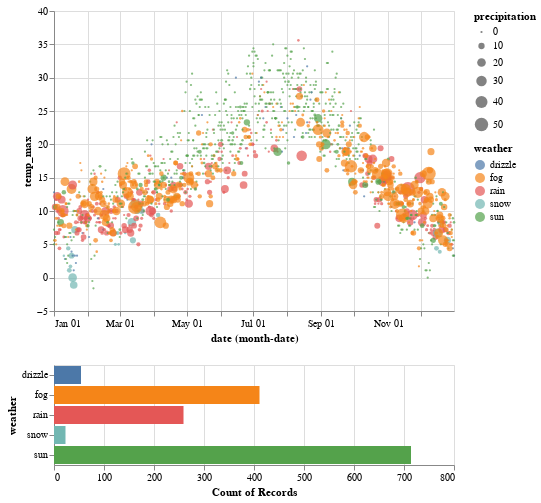

The notebook cell this image was saved under:
### Markdown cell above
But, how should we modify the plot to answer the second question (Where are the sunny days?)? We can add more interactivity to the histogram so that if someone clicks on the bar plot of each weather, then it only displays the plots for that weather. In other words, if you click the bar for 'Sun', the scatter plot above will only show the circles for the sunny weather. To enable this clicking feature, you use the `selection_multi()` to initialize the click selection element and add this element to `add_selection` to the histogram and `transform_filter` to the scatter plot.

Please note that to un-do the selection onto the histogram or the bar plot, click the grid of the unselected region of the plot, or just re-run the cell below.

### Code cell
interval = alt.selection_interval(encodings = ['x'])
scale = alt.Scale(domain = ['drizzle', 'fog', 'rain', 'snow', 'sun'])
color = alt.Color('weather:N', scale = scale)
click = alt.selection_multi(encodings = ['color'])

scatter = alt.Chart(weather_data).mark_circle().encode(
    x = 'monthdate(date):T',
    y = 'temp_max:Q',
    fill = 'weather:N',
    # modified the scale of the precipitataion, as 0 precipitation doesn't appear
    size = alt.Size('precipitation:Q', scale=alt.Scale(range=[5,200])),
    color = alt.condition(interval, color, alt.value('lightgray'))
).add_selection(
    interval
).transform_filter(
    click
)

histogram = alt.Chart(weather_data).mark_bar().encode(
    x = 'count():Q',
    y = 'weather:N',
    color = alt.condition(click, color, alt.value('lightgray'))
).properties(
    width = 400
).transform_filter(
    interval
).add_selection(
    click
)

scatter & histogram

### Figure 1 — Vega-Lite specification as saved in the notebook (floating-point values rounded to 4 significant figures; data arrays with more than 128 entries replaced by an {"elided": "..."} marker saying what was removed)
{"config": {"view": {"continuousWidth": 400, "continuousHeight": 300}}, "vconcat": [{"mark": "circle", "encoding": {"color": {"condition": {"type": "nominal", "field": "weather", "scale": {"domain": ["drizzle", "fog", "rain", "snow", "sun"]}, "selection": "selector002"}, "value": "lightgray"}, "fill": {"type": "nominal", "field": "weather"}, "size": {"type": "quantitative", "field": "precipitation", "scale": {"range": [5, 200]}}, "x": {"type": "temporal", "field": "date", "timeUnit": "monthdate"}, "y": {"type": "quantitative", "field": "temp_max"}}, "selection": {"selector002": {"type": "interval", "encodings": ["x"]}}, "transform": [{"filter": {"selection": "selector003"}}]}, {"mark": "bar", "encoding": {"color": {"condition": {"type": "nominal", "field": "weather", "scale": {"domain": ["drizzle", "fog", "rain", "snow", "sun"]}, "selection": "selector003"}, "value": "lightgray"}, "x": {"type": "quantitative", "aggregate": "count"}, "y": {"type": "nominal", "field": "weather"}}, "selection": {"selector003": {"type": "multi", "encodings": ["color"]}}, "transform": [{"filter": {"selection": "selector002"}}], "width": 400}], "data": {"name": "data-830c39fec90146253fb06a06c26374ef"}, "$schema": "https://vega.github.io/schema/vega-lite/v4.8.1.json", "datasets": {"data-830c39fec90146253fb06a06c26374ef": {"elided": "1461 records"}}}
